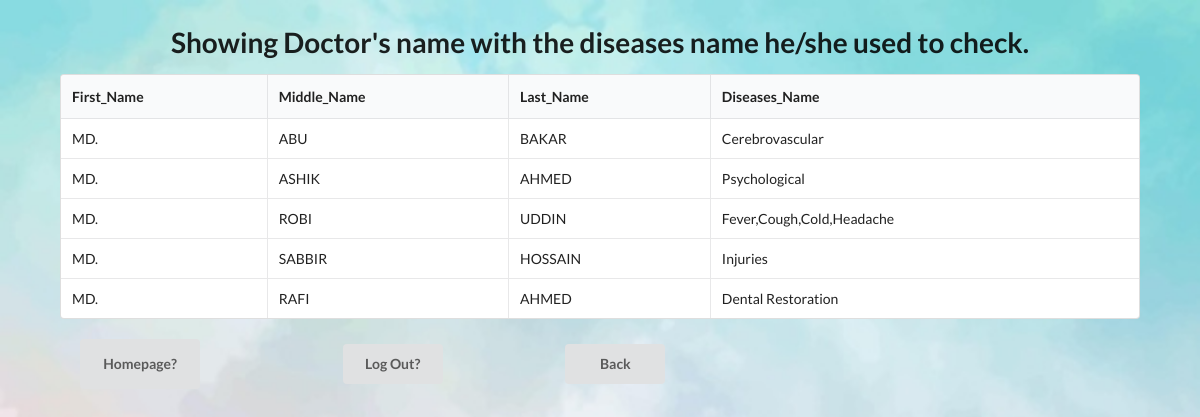
The app's page /opms_final/join2.php with its own data.
### tables this page shows
CREATE TABLE `diseases` (
  `Diseases_Name` varchar(50) NOT NULL,
  `Diseases_Code` int(11) NOT NULL,
  `Diseases_Symptom` varchar(1000) NOT NULL,
  `Doctor_id` int(11) NOT NULL
);

CREATE TABLE `doctor` (
  `Doctor_id` int(11) NOT NULL,
  `First_Name` varchar(50) NOT NULL,
  `Middle_Name` varchar(50) NOT NULL,
  `Last_Name` varchar(50) NOT NULL,
  `Age` varchar(50) NOT NULL,
  `Doctor_Number` varchar(50) NOT NULL,
  `Doctor_Email` varchar(50) NOT NULL,
  `Joining_Date` varchar(50) NOT NULL
);

### opms_final/join2.php (the view, shortened to what this page needs)
<html>
<head>
    <link rel="stylesheet" href="https://cdnjs.cloudflare.com/ajax/libs/semantic-ui/2.4.1/semantic.min.css">
</head>
<body>
    <h1 style="text-align:center">Showing Doctor's name with the diseases name he/she used to check.</h1>
    <?php
	$connect = mysqli_connect( HOST, USER, PASS, DB )
		or die("Can not connect");
	$results = mysqli_query( $connect, "SELECT d.First_Name,d.Middle_Name,d.Last_Name, di.Diseases_Name
FROM doctor d JOIN diseases di USING(Doctor_id)" )
		or die("Can not execute query");
    echo "<table style='width: 90%;margin: 0 auto'class='ui celled unstackable table'> \n";
    echo "<thead><tr><th>First_Name</th><th>Middle_Name</th><th>Last_Name</th><th>Diseases_Name</th></tr></thead><tbody> \n";
    while( $rows = mysqli_fetch_array( $results ) ) {
		extract( $rows );
		echo "<tr>";
		echo "<td> $First_Name</td>";
        echo "<td> $Middle_Name</td>";
        echo "<td> $Last_Name</td>";
        echo "<td> $Diseases_Name</td>";
	}
    echo "</tbody></table> \n";
?>
    <br><a href="getin.php"><button style='margin: 0px 80px;height:50px; width:120px'class="ui Magenta button">Homepage?</button></a>
        <a href="logout.php"><button style='margin: 0px 60px;height:40px; width:100px' class='ui Lime button'>Log Out?</button></a>
    <a href="doctor_input.php"><button style='margin: 0px 60px;height:40px; width:100px' class='ui Lime button'>Back</button></a>
</body>
</html>

### opms_final/join2.php (style rules this page uses)
body { background-image: url('hh.jpg'); background-repeat: no-repeat; background-attachment: fixed; background-size: 100% 100%; }

### records on screen
diseases: Doctor.First_Name "MD.", Doctor.Middle_Name "ABU", Doctor.Last_Name "BAKAR", Diseases_Name "Cerebrovascular"
diseases: Doctor.First_Name "MD.", Doctor.Middle_Name "ASHIK", Doctor.Last_Name "AHMED", Diseases_Name "Psychological"
diseases: Doctor.First_Name "MD.", Doctor.Middle_Name "ROBI", Doctor.Last_Name "UDDIN", Diseases_Name "Fever,Cough,Cold,Headache"
diseases: Doctor.First_Name "MD.", Doctor.Middle_Name "SABBIR", Doctor.Last_Name "HOSSAIN", Diseases_Name "Injuries"
diseases: Doctor.First_Name "MD.", Doctor.Middle_Name "RAFI", Doctor.Last_Name "AHMED", Diseases_Name "Dental Restoration"
